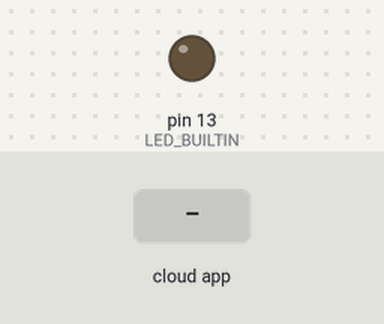
Bench run of a sketch on a simulated Arduino Uno, built with avr-gcc and run on an emulated ATmega328P. Shown: output pins drawn as LEDs (lit = HIGH). The inputs (shaded band) are chosen by the test bench. The ROS host is connected and sends only what is stated.

Above: at 1.2 s.
1.3 s: the phone or cloud app sets toggle_led to 0
At 1.6 s:
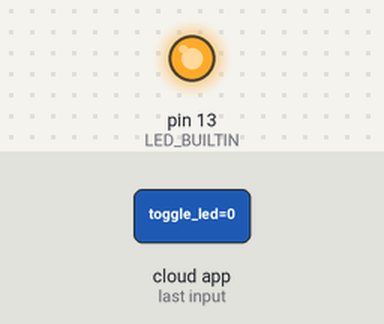
2.8 s: the phone or cloud app sets toggle_led to 1
At 3.6 s:
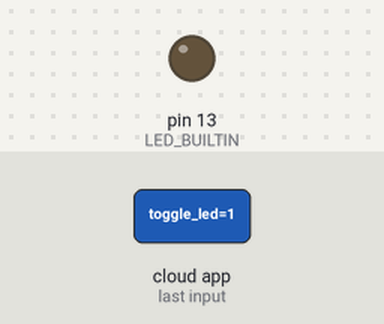
Timing chart, 0 to 5.8 s (numbered marks = the images above; inputs shaded):
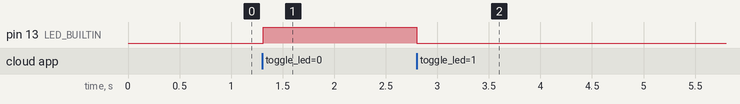

The sketch:

ros_toggle_led.ino
```cpp
#include <ros.h>
#include <std_msgs/Empty.h>

// Function for subscriber
void toggle_led(const std_msgs::Empty &toggle_msg){
    digitalWrite(LED_BUILTIN, HIGH-digitalRead(LED_BUILTIN));
}

// init ros node
ros::NodeHandle nh;

// init ros scriber topic
ros::Subscriber<std_msgs::Empty> toggle_sub("/toggle_led", &toggle_led);

void setup(){
    pinMode(LED_BUILTIN, OUTPUT);

    // init ros
    nh.initNode();
    nh.subscribe(toggle_sub);
}

void loop(){
    nh.spinOnce();
    delay(30);
}
```

Measured:
- after the input at 1.3 s, pin 13 (LED_BUILTIN): LOW → HIGH at once
- after the input at 2.8 s, pin 13 (LED_BUILTIN): HIGH → LOW at once
